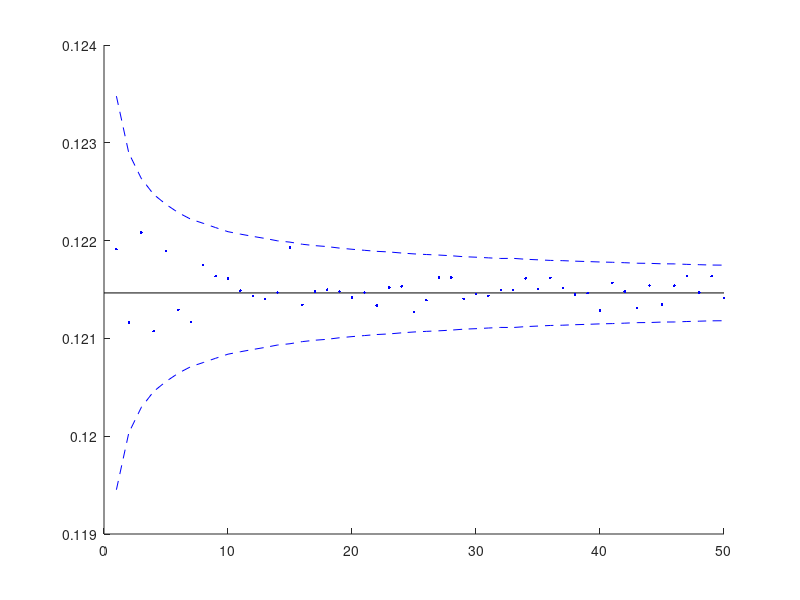

This chart was generated by the following MATLAB code:
clear
clc
rng(0)

% Initial Parameters
r0 = 0.07;
alpha = 0.1;
b = 0.09;
sigma = 0.025;
K = 0.8;
T = 1;
S = 2;

% Useful Inline Functions
% Need to make sure that they can handle vectorised output
%--------------------------------------------------------------------------
A = @(t1,t2) (1./alpha).*(1-exp(-alpha.*(t2-t1)));
C = @(t1,t2) (((sigma.^2)/(2.*alpha.^2))-b) .* ((t2-t1)-A(t1,t2))...
    -((sigma.^2)/(4*alpha)).*A(t1,t2).^2;

mu_r = @(t1,t2,rt1) rt1 + alpha.*(b - rt1).*A(t1,t2);
sigma_r =@(t1,t2) sqrt((0.5.*sigma.^2).*A(2.*t1, 2.*t2));

mu_Y = @(t1,t2,Yt1,rt1) Yt1 + (t2-t1).*b + (rt1-b).*A(t1,t2);
sigma_Y = @(t1,t2) sqrt( (sigma.^2/alpha.^2) .*...
    ((t2 - t1) - A(t1,t2) - 0.5.*alpha.*A(t1,t2).^2 ));

sigma_rY = @(t1,t2) (0.5.*sigma.^2).*A(t1,t2).^2;

rho_rY = @(t1,t2) (sigma_rY(t1,t2))./( sigma_r(t1,t2).*sigma_Y(t1,t2) );
%--------------------------------------------------------------------------
mat1 = zeros(50,2);
for ix = 1:50
    %start the for loop
    n = ix*1000;
    t0 = zeros(n,1);
    t1 = T.*ones(n,1);
    t2 = S.*ones(n,1);
    
    rt0 = r0.*ones(n,1);
    Yt0 = zeros(n,1);
    Z = randn(n,2);
    Z1 = Z(:,1);
    Z2 = Z(:,2);
    % These are the joint realisations for the short rate and corresponding
    % discount factors for time T
    %----------------------------------------------------------------------
    rt1 = mu_r(t0,t1,rt0) + sigma_r(t0,t1).*Z1;
    Yt1 = mu_Y(t0,t1,Yt0,rt0) + sigma_Y(t0,t1).*...
        (rho_rY(t0,t1).*Z1 + sqrt(1-rho_rY(t0,t1).^2).*Z2 );
    BetaT = exp(Yt1);
    
    Z = randn(n,2);
    Z1 = Z(:,1);
    Z2 = Z(:,2);
    
    rt2 = mu_r(t1,t2,rt1) + sigma_r(t1,t2).*Z1;
    Yt2 = mu_Y(t1,t2,Yt1,rt1) + sigma_Y(t1,t2).*...
        (rho_rY(t1,t2).*Z1 + sqrt(1-rho_rY(t1,t2).^2).*Z2 );
    Beta1 = exp(Yt2);
    %----------------------------------------------------------------------
    % Computation of the Bond Price using the bond pricing formula
    BTS = exp(-A(t1,t2).*rt1 + C(t1,t2));
    % From simulation
    BTS1 = exp(-0.5.*(rt1 + rt2));
    %----------------------------------------------------------------------
    % Bond Option Value
    sample = max(BTS-K,0)./BetaT;
    mat1(ix,1) = mean(sample);
    mat1(ix,2) = 3*std(sample)/sqrt(n);
end
%--------------------------------------------------------------------------
% Closed form solution
%--------------------------------------------------------------------------
B0T = exp(-A(0,T).*r0 + C(0,T));
B0S = exp(-A(0,S).*r0 + C(0,S));
sigmaBar = sigma*sqrt( (1-exp(-2*alpha*T))/(2*alpha) ).*A(T,S);
d1 = ( log(B0S/(B0T*K)) + (0.5*sigmaBar.^2))/sigmaBar ;
d2 = d1 - sigmaBar;
B0_closed = B0S*normcdf(d1) - K*B0T*normcdf(d2);

lower = B0_closed - mat1(:,2);
upper = B0_closed + mat1(:,2);
%--------------------------------------------------------------------------
figure()
hold on
plot([0 50], B0_closed.*ones(1,2),'k-')
plot((1:50).', mat1(:,1), 'b.')
plot(lower, 'b--')
plot(upper, 'b--')
hold off
